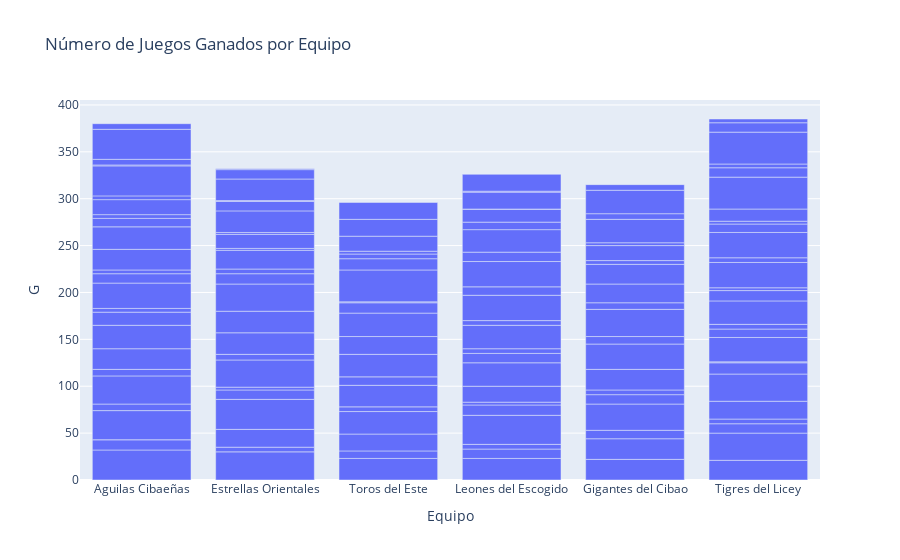

The notebook cell saved with this chart:
### Code cell
bar_fig = px.line(df, x="Equipo", y="G", title="Número de Juegos Ganados por Equipo")

bar_fig.show()

### Figure 1 — Plotly figure (JSON) as saved in the notebook; plotly's stock layout.template omitted (floating-point values rounded to 4 significant figures; data arrays with more than 128 entries replaced by an {"elided": "..."} marker saying what was removed)
{"data": [{"alignmentgroup": "True", "hovertemplate": "Equipo=%{x}<br>G=%{y}<extra></extra>", "legendgroup": "", "marker": {"color": "#636efa", "pattern": {"shape": ""}}, "name": "", "offsetgroup": "", "orientation": "v", "showlegend": false, "textposition": "auto", "type": "bar", "x": {"elided": "136 str values"}, "xaxis": "x", "y": {"elided": "136 int values"}, "yaxis": "y"}], "layout": {"barmode": "relative", "legend": {"tracegroupgap": 0}, "title": {"text": "Número de Juegos Ganados por Equipo"}, "xaxis": {"anchor": "y", "domain": [0, 1], "title": {"text": "Equipo"}}, "yaxis": {"anchor": "x", "domain": [0, 1], "title": {"text": "G"}}}}
